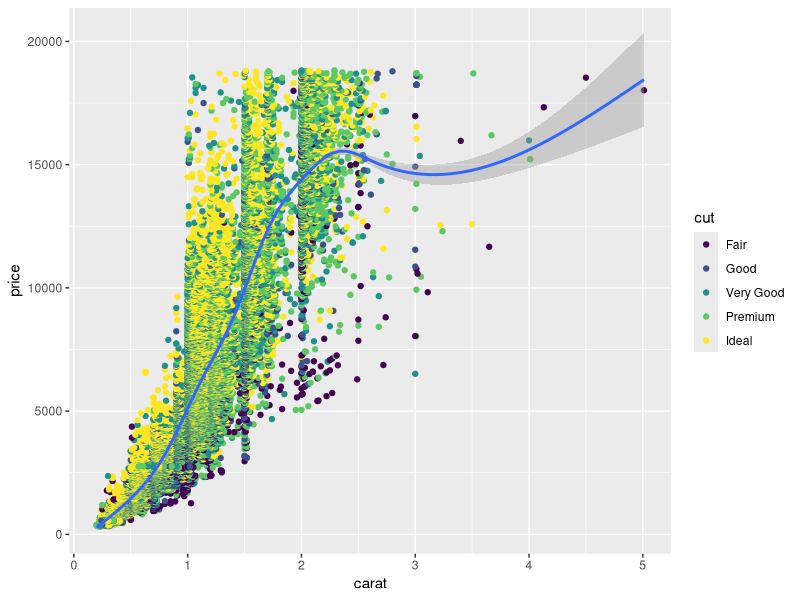
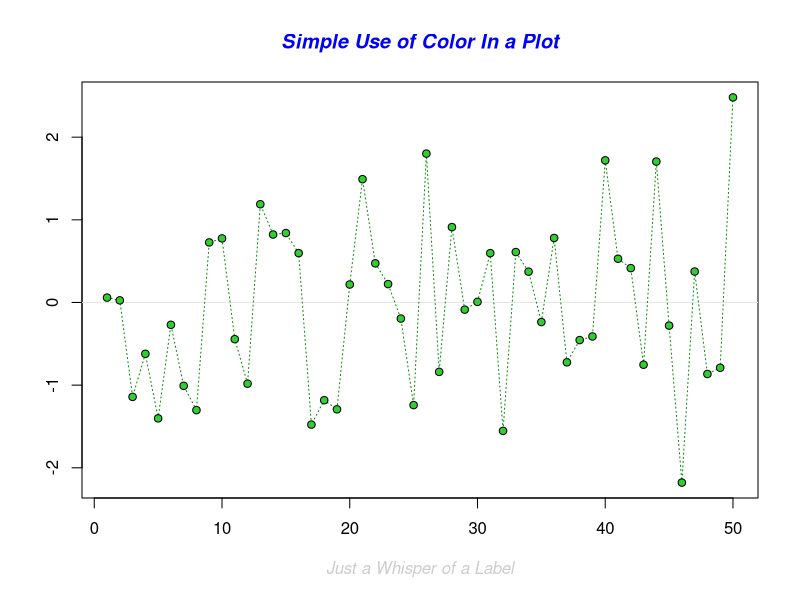
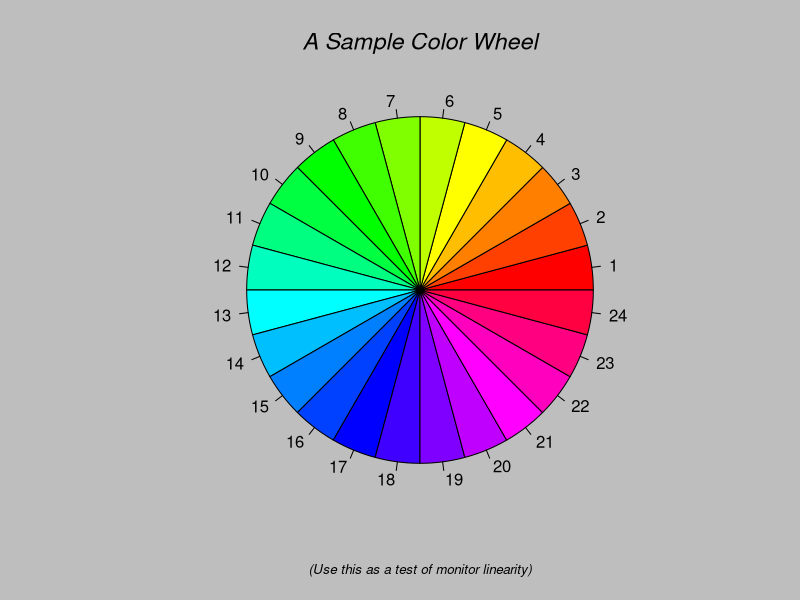
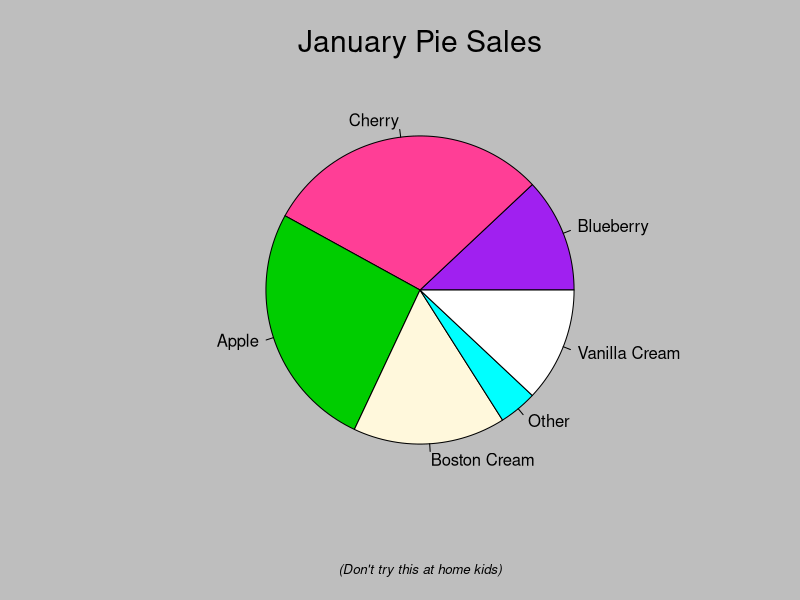
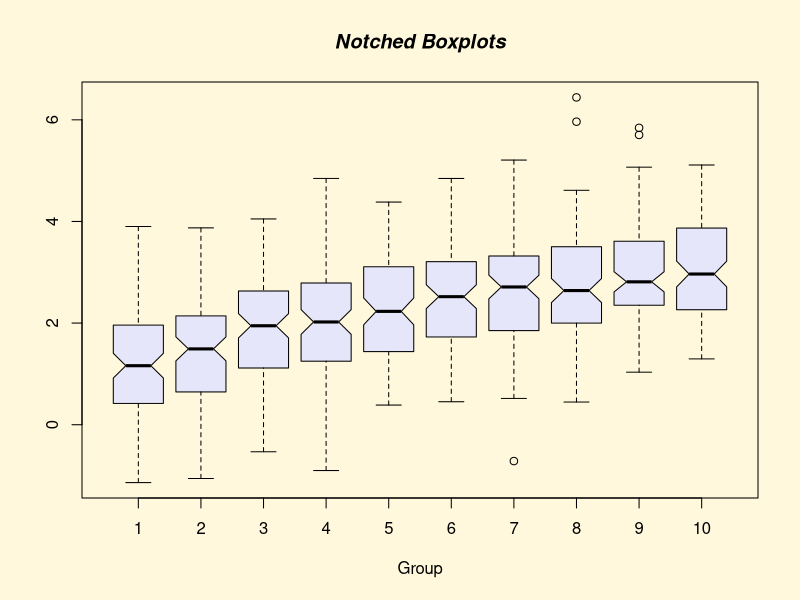
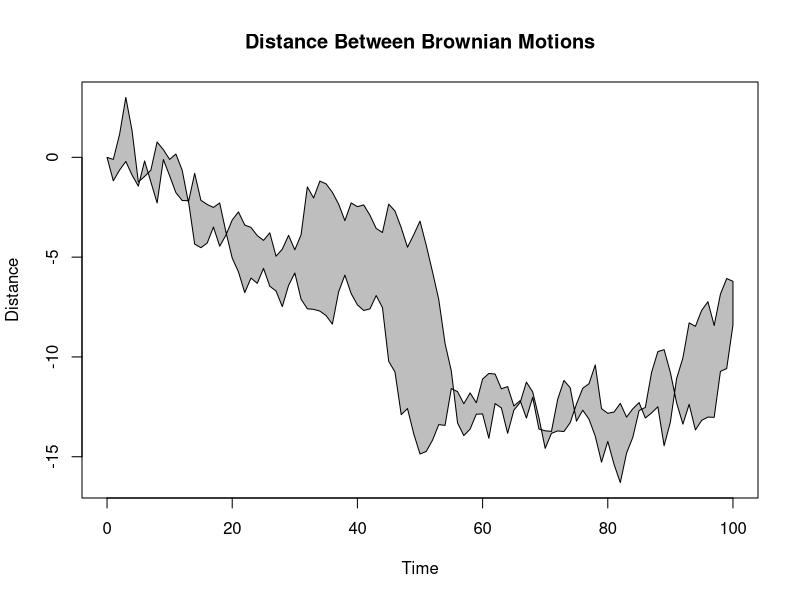
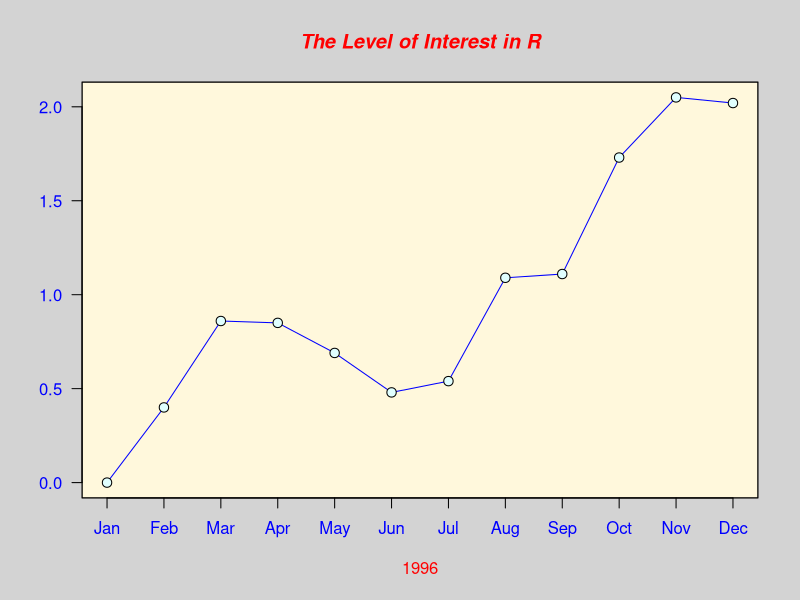
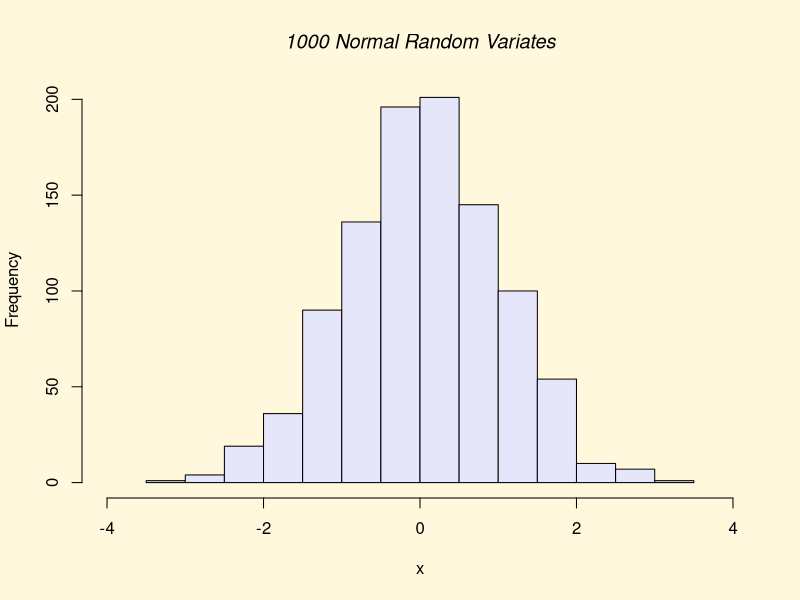

The R source for these figures, in order:
#
# A very quick demonstation of the sorts of things your can do with R
#

# Heres a change so we can save it to Git

# Load the GGPLOT2 library
library(ggplot2)

# The dataset 'diamonds' in included with the ggplot library
View(diamonds)

# Generate a Plot 
ggplot(diamonds) + 
  geom_point(aes(x=carat, y=price, color=cut)) + 
  geom_smooth(aes(x=carat, y=price))

# ... and a couple of built-in demos
demo(graphics)
